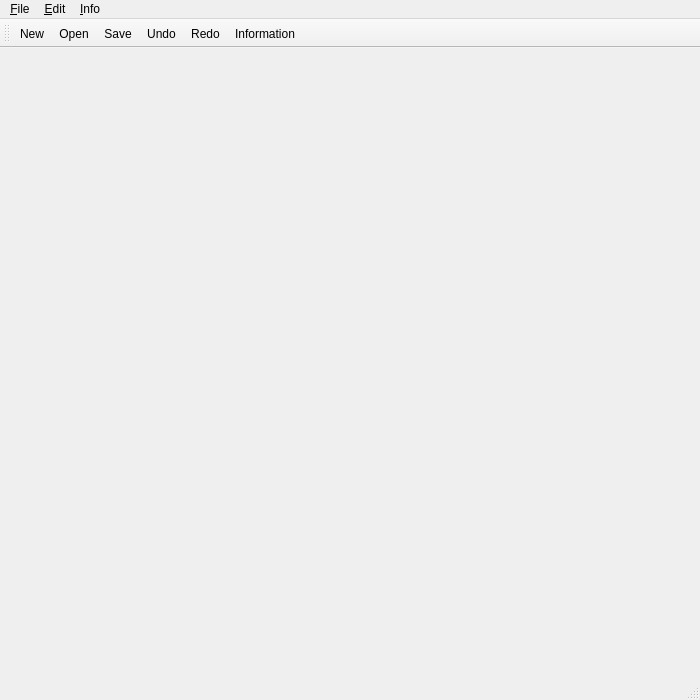
<?xml version="1.0" encoding="UTF-8"?>
<ui version="4.0">
 <class>TMainWindClass</class>
 <widget class="QMainWindow" name="TMainWindClass">
  <property name="geometry">
   <rect>
    <x>0</x>
    <y>0</y>
    <width>700</width>
    <height>700</height>
   </rect>
  </property>
  <property name="windowTitle">
   <string>Teddy by YANG Hao</string>
  </property>
  <property name="windowIcon">
   <iconset resource="tmainwind.qrc">
    <normaloff>:/TMainWind/Resources/toolbar/Picture.png</normaloff>:/TMainWind/Resources/toolbar/Picture.png</iconset>
  </property>
  <widget class="QWidget" name="centralWidget"/>
  <widget class="QMenuBar" name="menuBar">
   <property name="geometry">
    <rect>
     <x>0</x>
     <y>0</y>
     <width>700</width>
     <height>23</height>
    </rect>
   </property>
   <widget class="QMenu" name="menuFile">
    <property name="title">
     <string>&amp;File</string>
    </property>
    <addaction name="actionNew"/>
    <addaction name="actionOpen"/>
    <addaction name="actionSave"/>
    <addaction name="separator"/>
    <addaction name="actionExit"/>
   </widget>
   <widget class="QMenu" name="menuEdit">
    <property name="title">
     <string>&amp;Edit</string>
    </property>
    <addaction name="actionUndo"/>
    <addaction name="actionRedo"/>
   </widget>
   <widget class="QMenu" name="menuInfo">
    <property name="title">
     <string>&amp;Info</string>
    </property>
    <addaction name="actionInfo"/>
   </widget>
   <addaction name="menuFile"/>
   <addaction name="menuEdit"/>
   <addaction name="menuInfo"/>
  </widget>
  <widget class="QToolBar" name="mainToolBar">
   <property name="windowTitle">
    <string>Main ToolBar</string>
   </property>
   <attribute name="toolBarArea">
    <enum>TopToolBarArea</enum>
   </attribute>
   <attribute name="toolBarBreak">
    <bool>false</bool>
   </attribute>
   <addaction name="actionNew"/>
   <addaction name="actionOpen"/>
   <addaction name="actionSave"/>
   <addaction name="actionUndo"/>
   <addaction name="actionRedo"/>
   <addaction name="actionInfo"/>
  </widget>
  <widget class="QStatusBar" name="statusBar"/>
  <action name="actionNew">
   <property name="icon">
    <iconset resource="tmainwind.qrc">
     <normaloff>:/TMainWind/Resources/toolbar/Add.png</normaloff>:/TMainWind/Resources/toolbar/Add.png</iconset>
   </property>
   <property name="text">
    <string>New</string>
   </property>
   <property name="toolTip">
    <string>Create a new document</string>
   </property>
   <property name="statusTip">
    <string>Create a new document</string>
   </property>
   <property name="whatsThis">
    <string>Create a new document</string>
   </property>
   <property name="shortcut">
    <string>Ctrl+N</string>
   </property>
  </action>
  <action name="actionOpen">
   <property name="icon">
    <iconset resource="tmainwind.qrc">
     <normaloff>:/TMainWind/Resources/toolbar/Load.png</normaloff>:/TMainWind/Resources/toolbar/Load.png</iconset>
   </property>
   <property name="text">
    <string>Open</string>
   </property>
   <property name="toolTip">
    <string>Open document</string>
   </property>
   <property name="statusTip">
    <string>Open document</string>
   </property>
   <property name="whatsThis">
    <string>Open document</string>
   </property>
   <property name="shortcut">
    <string>Ctrl+O</string>
   </property>
  </action>
  <action name="actionSave">
   <property name="icon">
    <iconset resource="tmainwind.qrc">
     <normaloff>:/TMainWind/Resources/toolbar/Save.png</normaloff>:/TMainWind/Resources/toolbar/Save.png</iconset>
   </property>
   <property name="text">
    <string>Save</string>
   </property>
   <property name="toolTip">
    <string>Save current document</string>
   </property>
   <property name="statusTip">
    <string>Save current document</string>
   </property>
   <property name="whatsThis">
    <string>Save current document</string>
   </property>
   <property name="shortcut">
    <string>Ctrl+S</string>
   </property>
  </action>
  <action name="actionUndo">
   <property name="icon">
    <iconset resource="tmainwind.qrc">
     <normaloff>:/TMainWind/Resources/toolbar/Back.png</normaloff>:/TMainWind/Resources/toolbar/Back.png</iconset>
   </property>
   <property name="text">
    <string>Undo</string>
   </property>
   <property name="toolTip">
    <string>Undo last operation</string>
   </property>
   <property name="statusTip">
    <string>Undo last operation</string>
   </property>
   <property name="whatsThis">
    <string>Undo last operation</string>
   </property>
   <property name="shortcut">
    <string>Ctrl+Z</string>
   </property>
  </action>
  <action name="actionRedo">
   <property name="icon">
    <iconset resource="tmainwind.qrc">
     <normaloff>:/TMainWind/Resources/toolbar/Next.png</normaloff>:/TMainWind/Resources/toolbar/Next.png</iconset>
   </property>
   <property name="text">
    <string>Redo</string>
   </property>
   <property name="toolTip">
    <string>Redo last operation</string>
   </property>
   <property name="statusTip">
    <string>Redo last operation</string>
   </property>
   <property name="whatsThis">
    <string>Redo last operation</string>
   </property>
   <property name="shortcut">
    <string>Ctrl+Y</string>
   </property>
  </action>
  <action name="actionInfo">
   <property name="icon">
    <iconset resource="tmainwind.qrc">
     <normaloff>:/TMainWind/Resources/toolbar/Info.png</normaloff>:/TMainWind/Resources/toolbar/Info.png</iconset>
   </property>
   <property name="text">
    <string>Information</string>
   </property>
   <property name="toolTip">
    <string>Application infomation</string>
   </property>
   <property name="statusTip">
    <string>Application infomation</string>
   </property>
   <property name="whatsThis">
    <string>Application infomation</string>
   </property>
   <property name="shortcut">
    <string>F1</string>
   </property>
  </action>
  <action name="actionExit">
   <property name="text">
    <string>Exit</string>
   </property>
   <property name="toolTip">
    <string>Exit application</string>
   </property>
  </action>
 </widget>
 <layoutdefault spacing="6" margin="11"/>
 <resources>
  <include location="tmainwind.qrc"/>
 </resources>
 <connections>
  <connection>
   <sender>actionExit</sender>
   <signal>triggered()</signal>
   <receiver>TMainWindClass</receiver>
   <slot>close()</slot>
   <hints>
    <hint type="sourcelabel">
     <x>-1</x>
     <y>-1</y>
    </hint>
    <hint type="destinationlabel">
     <x>297</x>
     <y>245</y>
    </hint>
   </hints>
  </connection>
 </connections>
</ui>
